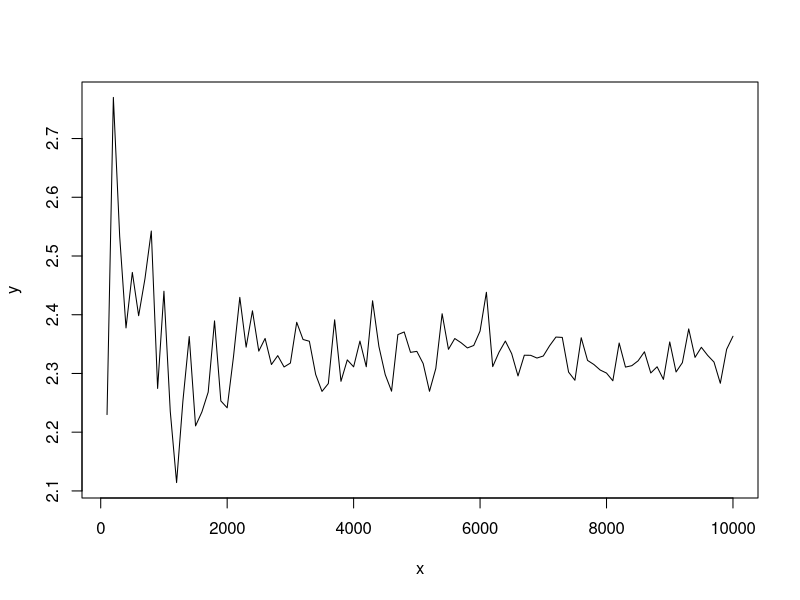
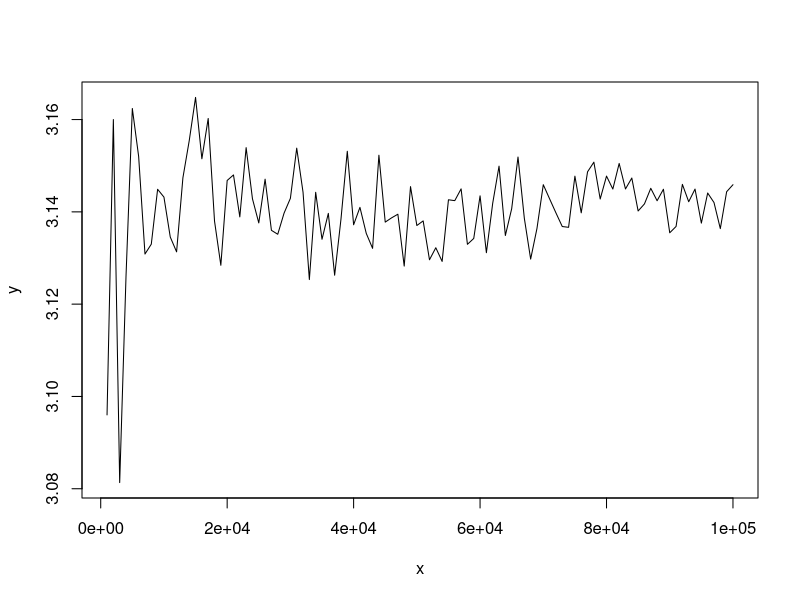
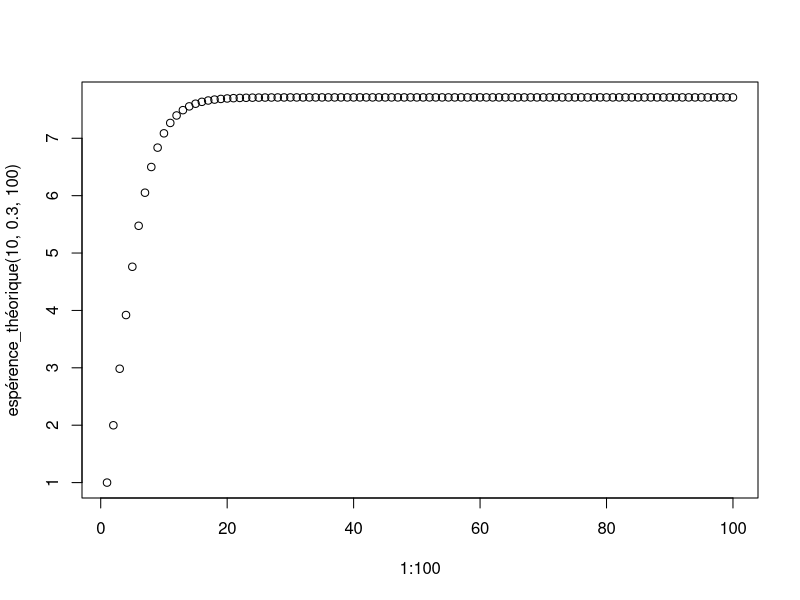

Write the R code that produced these figures, in order.
## ---- chunk 1
knitr::opts_chunk$set(echo = TRUE)
## ---- chunk 2
n<-1
while(sample(0:1,size=1,prob=c(0.3,0.7)) == 0) n<- n+1

print(n)
## ---- chunk 3

Geometrique <- function(p){
  n<- 0
  while(sample(0:1,size=1,prob=c(1-p,p)) == 0) n<- n+1
  return(n)
}

Geometrique(0.1)
## ---- chunk 4
BinomialNegative <- function(p,k){
  n<-0
  r<-0
  while(n<k){
    r<-r+1
    if (sample(0:1,size=1,prob=c(1-p,p)) == 1){
      n<-n+1
      }
  }
  return(r)
}

BinomialNegative(0.5,5)
## ---- chunk 5
rbinom(n=30,size=1,prob=.2)
## ---- chunk 6
qgeom(p=.5,prob=.2)
## ---- chunk 7
pbinom(q=7,size=5,prob=.3)
## ---- chunk 8
x <- 100*(1:100)
y <- sapply(x,function(x){mean(rgeom(x,0.3))})

plot(x,y,type="l")
## ---- chunk 9
monteCarloPi <- function(n){
  4 * sum(runif(n)**2 + runif(n)**2 <=1)/n
}
monteCarloPi(200)
## ---- chunk 10
x <- 1000*(1:100)
y <- sapply(x,monteCarloPi)

plot(x,y,type="l")
## ---- chunk 11
n<- 100
m<- 100
sum(abs(sapply(1:m,function(x){(sum(runif(n))-n*0.5)/sqrt(n/12)}))<2)/(m*2)
## ---- chunk 12
monteCarloNormalDist <- function(n){
  sum(abs(rnorm(n))<2)/(n*2)
}
monteCarloNormalDist(200)
## ---- chunk 13
f <- function(x){
  exp(- x**2 /2)/sqrt(2*pi)
}
2*mean(f(runif(100,0,2)))
## ---- chunk 14

pnorm(2)-pnorm(0)
## ---- chunk 15
InitPopulation <- function(N){
  rep(1,N)
}
## ---- chunk 16
IterPop <- function(population,N,p){
  population * rbinom(N,size=1,1-p)
}

## ---- chunk 17
EvolPop <- function(N,p,n){
  population <- InitPopulation(N)
  for (i in 1:n){
    population <- IterPop(population,N,p)
  }
  return(population)
}

## ---- chunk 18
EvolPop(10,0.1,4 )

## ---- chunk 19
Extinct <- function(N,p){
  population <- InitPopulation(N)
  n<-0
  while(sum(population)>0){
    population <- IterPop(population,N,p)
    n<-n+1
  }
  return(n)
}

## ---- chunk 20
Extinct(10,0.5)
## ---- chunk 21
estimation_esperance <- function(N,p,n){
  mean(sapply(1:n, function(x){Extinct(N,p)}))
}
## ---- chunk 22
estimation_esperance(10,0.3,100)
## ---- chunk 23
espérence_théorique <- function(N,p,n){
  cumsum(1- (1 - (1-p)**(1:n))**N)
}

plot(1:100,espérence_théorique(10,0.3,100))
